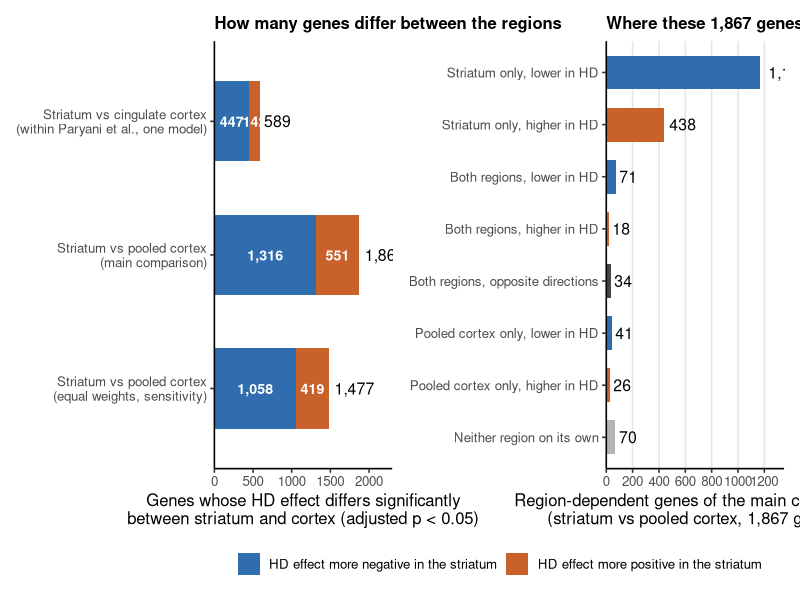
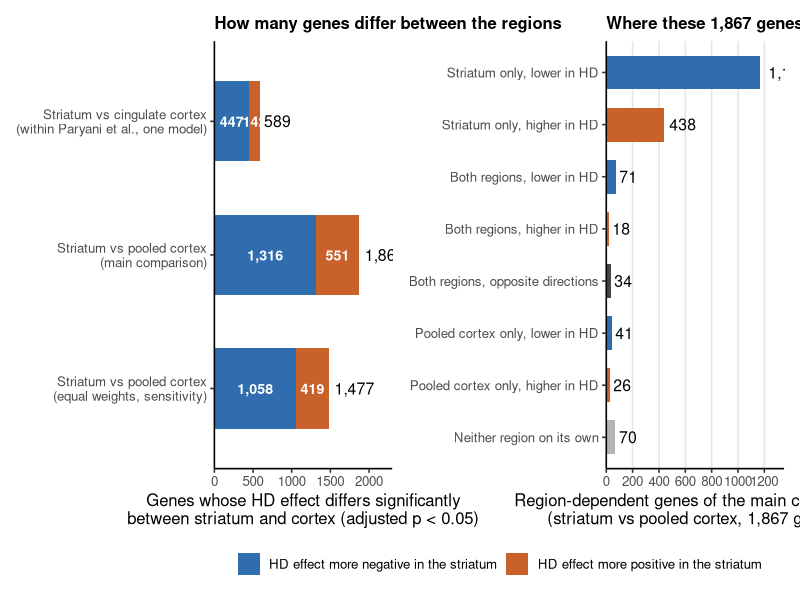

Here is the R script that generated these plots, in order: (Note: this script raises an error after producing the figures.)
# 11c_plot_striatum_vs_cortex_summary.R - summary figure of region-dependent HD effects
# Numbers are the confirmed values of Table 8:
#   589 (447 / 142): main run bystudy_20261015_151051, interaction contrast
#   1,867 (1,316 / 551), 1,477 (1,058 / 419) and the eight groups: pooled_cortex_20261101_123913 (scripts 11, 11b)
library(ggplot2); library(patchwork)

neg <- "#2F6DAE"; pos <- "#C8622A"
fmt <- function(x) format(x, big.mark = ",", trim = TRUE)

left <- data.frame(
  comparison = rep(c("Striatum vs cingulate cortex\n(within Paryani et al., one model)",
                     "Striatum vs pooled cortex\n(main comparison)",
                     "Striatum vs pooled cortex\n(equal weights, sensitivity)"), each = 2),
  direction  = rep(c("HD effect more negative in the striatum",
                     "HD effect more positive in the striatum"), 3),
  genes      = c(447, 142, 1316, 551, 1058, 419))
left$comparison <- factor(left$comparison, levels = rev(unique(left$comparison)))
left$direction  <- factor(left$direction, levels = rev(unique(left$direction)))   # negative drawn first
tot <- aggregate(genes ~ comparison, left, sum)

p1 <- ggplot(left, aes(genes, comparison, fill = direction)) +
  geom_col(width = 0.6) +
  geom_text(aes(label = fmt(genes)), position = position_stack(vjust = 0.5),
            colour = "white", fontface = "bold", size = 3.6) +
  geom_text(data = tot, aes(genes, comparison, label = fmt(genes)), inherit.aes = FALSE,
            hjust = -0.15, size = 4) +
  scale_fill_manual(values = c("HD effect more negative in the striatum" = neg,
                               "HD effect more positive in the striatum" = pos),
                    breaks = c("HD effect more negative in the striatum",
                               "HD effect more positive in the striatum"), name = NULL) +
  scale_x_continuous(limits = c(0, 2300), expand = c(0, 0)) +
  labs(title = "How many genes differ between the regions", y = NULL,
       x = "Genes whose HD effect differs significantly\nbetween striatum and cortex (adjusted p < 0.05)") +
  theme_classic(base_size = 12) +
  theme(plot.title = element_text(face = "bold", size = 12), legend.position = "bottom")

right <- data.frame(
  group = c("Striatum only, lower in HD", "Striatum only, higher in HD",
            "Both regions, lower in HD", "Both regions, higher in HD",
            "Both regions, opposite directions",
            "Pooled cortex only, lower in HD", "Pooled cortex only, higher in HD",
            "Neither region on its own"),
  genes = c(1169, 438, 71, 18, 34, 41, 26, 70),
  col   = c(neg, pos, neg, pos, "#444444", neg, pos, "grey70"))
stopifnot(sum(right$genes) == 1867, sum(left$genes[3:4]) == 1867)
right$group <- factor(right$group, levels = rev(right$group))

p2 <- ggplot(right, aes(genes, group, fill = col)) +
  geom_col(width = 0.65) +
  geom_text(aes(label = fmt(genes)), hjust = -0.2, size = 4) +
  scale_fill_identity() +
  scale_x_continuous(limits = c(0, 1350), breaks = seq(0, 1200, 200), expand = c(0, 0)) +
  labs(title = "Where these 1,867 genes change in HD", y = NULL,
       x = "Region-dependent genes of the main comparison\n(striatum vs pooled cortex, 1,867 genes)") +
  theme_classic(base_size = 12) +
  theme(plot.title = element_text(face = "bold", size = 12),
        panel.grid.major.x = element_line(colour = "grey90"))

fig <- (p1 + p2) + plot_layout(guides = "collect") & theme(legend.position = "bottom")
out <- "C:/!Virag.ORI/Bioinfo/szakdoga/Merged_analysis/thesis_figures"
ggsave(file.path(out, "Figure_striatum_vs_cortex_summary.png"), fig, width = 13, height = 5, dpi = 300)
ggsave(file.path(out, "Figure_striatum_vs_cortex_summary.pdf"), fig, width = 13, height = 5)
write.csv(left,  file.path(out, "Figure_striatum_vs_cortex_summary_left_panel.csv"),  row.names = FALSE)
write.csv(right[, c("group", "genes")], file.path(out, "Figure_striatum_vs_cortex_summary_right_panel.csv"), row.names = FALSE)
cat("Saved to", out, "\n")
